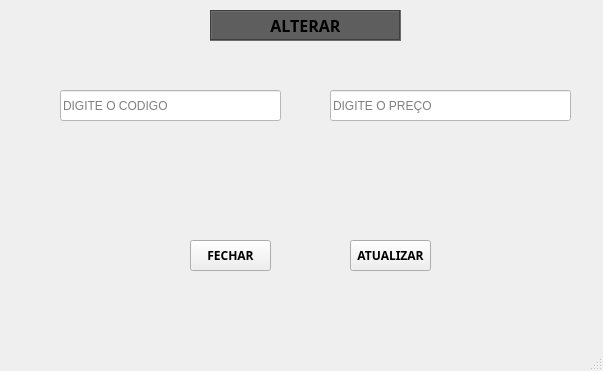
<?xml version="1.0" encoding="UTF-8"?>
<ui version="4.0">
 <class>MainWindow</class>
 <widget class="QMainWindow" name="MainWindow">
  <property name="geometry">
   <rect>
    <x>0</x>
    <y>0</y>
    <width>603</width>
    <height>371</height>
   </rect>
  </property>
  <property name="windowTitle">
   <string>MainWindow</string>
  </property>
  <widget class="QWidget" name="centralwidget">
   <widget class="QLineEdit" name="lineEdit_2">
    <property name="geometry">
     <rect>
      <x>330</x>
      <y>90</y>
      <width>241</width>
      <height>31</height>
     </rect>
    </property>
    <property name="styleSheet">
     <string notr="true">background-color: rgb(255, 255, 255);</string>
    </property>
    <property name="placeholderText">
     <string>DIGITE O PREÇO</string>
    </property>
   </widget>
   <widget class="QPushButton" name="pushButton">
    <property name="geometry">
     <rect>
      <x>190</x>
      <y>240</y>
      <width>81</width>
      <height>31</height>
     </rect>
    </property>
    <property name="font">
     <font>
      <family>Arial Black</family>
      <weight>75</weight>
      <bold>true</bold>
     </font>
    </property>
    <property name="text">
     <string>FECHAR</string>
    </property>
   </widget>
   <widget class="QLabel" name="label">
    <property name="geometry">
     <rect>
      <x>210</x>
      <y>10</y>
      <width>191</width>
      <height>31</height>
     </rect>
    </property>
    <property name="font">
     <font>
      <family>Arial Black</family>
      <pointsize>12</pointsize>
      <weight>75</weight>
      <bold>true</bold>
     </font>
    </property>
    <property name="styleSheet">
     <string notr="true">background-color: rgb(94, 94, 94);</string>
    </property>
    <property name="frameShape">
     <enum>QFrame::Box</enum>
    </property>
    <property name="frameShadow">
     <enum>QFrame::Sunken</enum>
    </property>
    <property name="text">
     <string>ALTERAR</string>
    </property>
    <property name="alignment">
     <set>Qt::AlignCenter</set>
    </property>
   </widget>
   <widget class="QPushButton" name="pushButton_2">
    <property name="geometry">
     <rect>
      <x>350</x>
      <y>240</y>
      <width>81</width>
      <height>31</height>
     </rect>
    </property>
    <property name="font">
     <font>
      <family>Arial Black</family>
      <weight>75</weight>
      <bold>true</bold>
     </font>
    </property>
    <property name="text">
     <string>ATUALIZAR</string>
    </property>
   </widget>
   <widget class="QLineEdit" name="lineEdit">
    <property name="geometry">
     <rect>
      <x>60</x>
      <y>90</y>
      <width>221</width>
      <height>31</height>
     </rect>
    </property>
    <property name="styleSheet">
     <string notr="true">background-color: rgb(255, 255, 255);</string>
    </property>
    <property name="placeholderText">
     <string>DIGITE O CODIGO</string>
    </property>
   </widget>
  </widget>
  <widget class="QMenuBar" name="menubar">
   <property name="geometry">
    <rect>
     <x>0</x>
     <y>0</y>
     <width>603</width>
     <height>21</height>
    </rect>
   </property>
  </widget>
  <widget class="QStatusBar" name="statusbar"/>
 </widget>
 <resources/>
 <connections/>
</ui>
